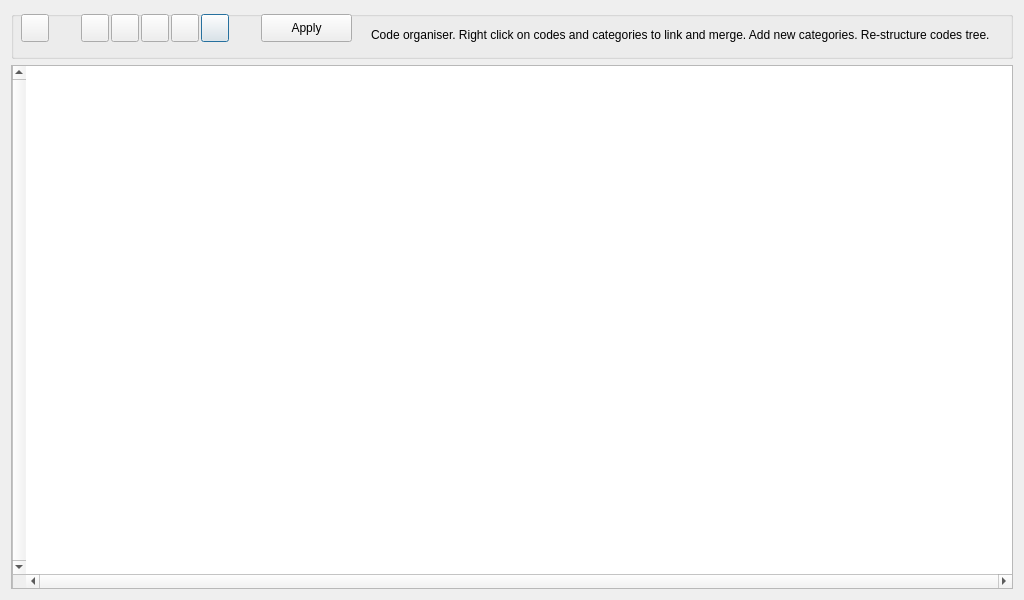
<?xml version="1.0" encoding="UTF-8"?>
<ui version="4.0">
 <class>DialogOrganiser</class>
 <widget class="QDialog" name="DialogOrganiser">
  <property name="geometry">
   <rect>
    <x>0</x>
    <y>0</y>
    <width>1024</width>
    <height>600</height>
   </rect>
  </property>
  <property name="windowTitle">
   <string>Graph Visualisation</string>
  </property>
  <layout class="QGridLayout" name="gridLayout">
   <item row="0" column="0">
    <widget class="QGroupBox" name="groupBox_header">
     <property name="minimumSize">
      <size>
       <width>0</width>
       <height>48</height>
      </size>
     </property>
     <property name="maximumSize">
      <size>
       <width>16777215</width>
       <height>48</height>
      </size>
     </property>
     <property name="title">
      <string/>
     </property>
     <widget class="QPushButton" name="pushButton_export">
      <property name="geometry">
       <rect>
        <x>190</x>
        <y>3</y>
        <width>28</width>
        <height>28</height>
       </rect>
      </property>
      <property name="toolTip">
       <string>Export image</string>
      </property>
      <property name="text">
       <string/>
      </property>
     </widget>
     <widget class="QLabel" name="label_zoom">
      <property name="geometry">
       <rect>
        <x>41</x>
        <y>3</y>
        <width>28</width>
        <height>28</height>
       </rect>
      </property>
      <property name="toolTip">
       <string>Click on the graph area and press + or W to zoom in. Press - or Q to zoom in or zoom out.</string>
      </property>
      <property name="text">
       <string/>
      </property>
     </widget>
     <widget class="QPushButton" name="pushButton_create_category">
      <property name="geometry">
       <rect>
        <x>70</x>
        <y>3</y>
        <width>28</width>
        <height>28</height>
       </rect>
      </property>
      <property name="toolTip">
       <string>Create category</string>
      </property>
      <property name="text">
       <string/>
      </property>
     </widget>
     <widget class="QPushButton" name="pushButton_selectbranch">
      <property name="geometry">
       <rect>
        <x>10</x>
        <y>3</y>
        <width>28</width>
        <height>28</height>
       </rect>
      </property>
      <property name="toolTip">
       <string>Select code branch</string>
      </property>
      <property name="text">
       <string/>
      </property>
     </widget>
     <widget class="QLabel" name="label_loaded_graph">
      <property name="geometry">
       <rect>
        <x>360</x>
        <y>1</y>
        <width>621</width>
        <height>46</height>
       </rect>
      </property>
      <property name="text">
       <string>Code organiser. Right click on codes and categories to link and merge. Add new categories. Re-structure codes tree.</string>
      </property>
      <property name="scaledContents">
       <bool>true</bool>
      </property>
      <property name="wordWrap">
       <bool>true</bool>
      </property>
     </widget>
     <widget class="QPushButton" name="pushButton_apply">
      <property name="geometry">
       <rect>
        <x>250</x>
        <y>3</y>
        <width>91</width>
        <height>28</height>
       </rect>
      </property>
      <property name="toolTip">
       <string>Apply changed structure.
Warning. No Undo option.</string>
      </property>
      <property name="text">
       <string>Apply</string>
      </property>
     </widget>
     <widget class="QPushButton" name="pushButton_create_code">
      <property name="geometry">
       <rect>
        <x>100</x>
        <y>3</y>
        <width>28</width>
        <height>28</height>
       </rect>
      </property>
      <property name="toolTip">
       <string>Add code</string>
      </property>
      <property name="text">
       <string/>
      </property>
     </widget>
     <widget class="QPushButton" name="pushButton_import_codebook">
      <property name="geometry">
       <rect>
        <x>130</x>
        <y>3</y>
        <width>28</width>
        <height>28</height>
       </rect>
      </property>
      <property name="toolTip">
       <string>Import and edit codebook</string>
      </property>
      <property name="text">
       <string/>
      </property>
     </widget>
     <widget class="QPushButton" name="pushButton_org_graph">
      <property name="geometry">
       <rect>
        <x>160</x>
        <y>3</y>
        <width>28</width>
        <height>28</height>
       </rect>
      </property>
      <property name="toolTip">
       <string>Organize graph</string>
      </property>
      <property name="text">
       <string/>
      </property>
     </widget>
    </widget>
   </item>
   <item row="1" column="0">
    <widget class="QGraphicsView" name="graphicsView">
     <property name="layoutDirection">
      <enum>Qt::RightToLeft</enum>
     </property>
     <property name="verticalScrollBarPolicy">
      <enum>Qt::ScrollBarAlwaysOn</enum>
     </property>
     <property name="horizontalScrollBarPolicy">
      <enum>Qt::ScrollBarAlwaysOn</enum>
     </property>
    </widget>
   </item>
  </layout>
 </widget>
 <tabstops>
  <tabstop>pushButton_selectbranch</tabstop>
  <tabstop>pushButton_create_category</tabstop>
  <tabstop>pushButton_create_code</tabstop>
  <tabstop>pushButton_import_codebook</tabstop>
  <tabstop>pushButton_org_graph</tabstop>
  <tabstop>pushButton_export</tabstop>
  <tabstop>graphicsView</tabstop>
 </tabstops>
 <resources/>
 <connections/>
</ui>
